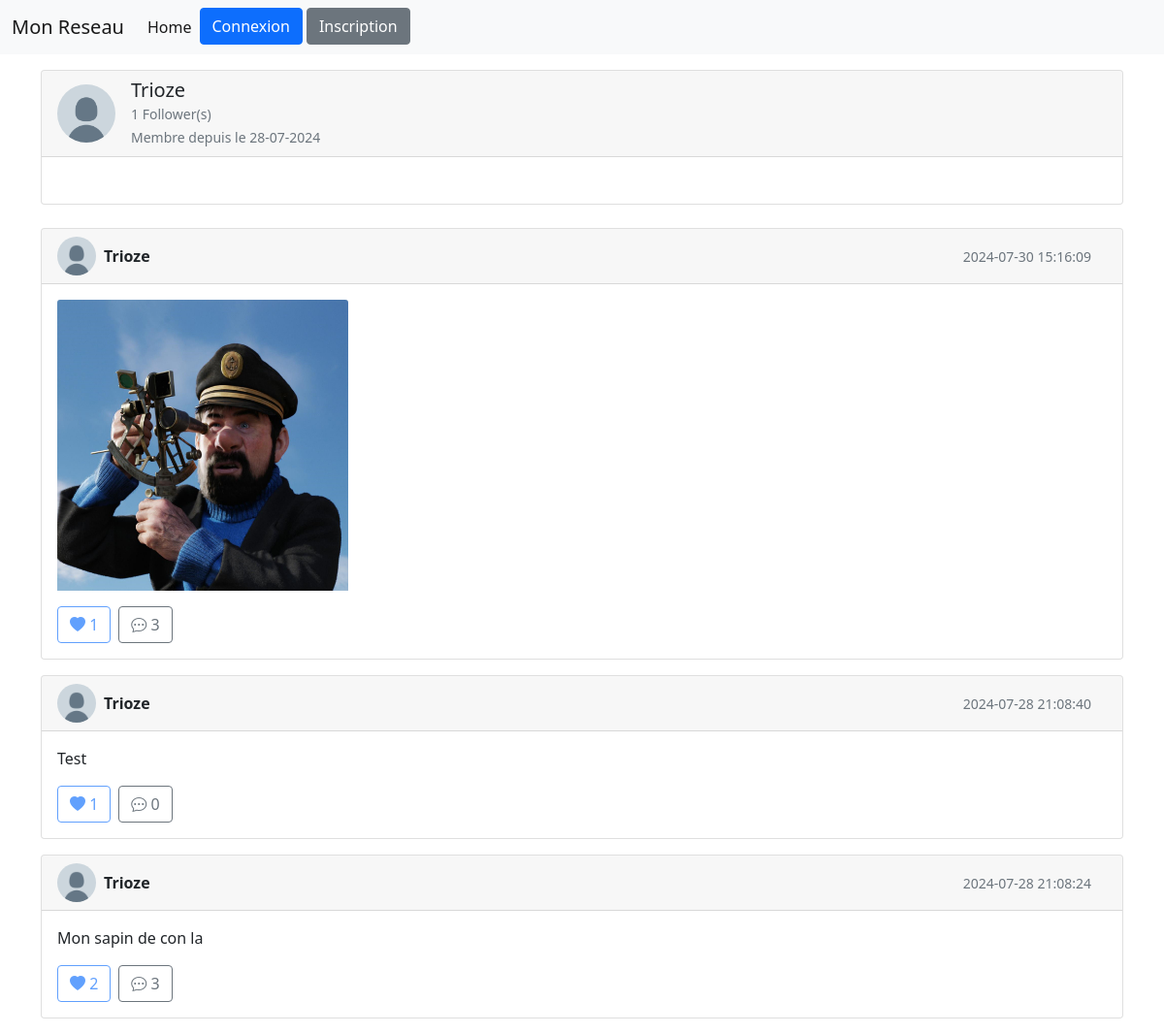
The page /profil.php?id=28 on the database its author committed.
### tables this page shows
CREATE TABLE IF NOT EXISTS `utilisateur` (
  `idUtilisateur` int NOT NULL AUTO_INCREMENT,
  `mailUtilisateur` varchar(50) NOT NULL,
  `mdpUtilisateur` varchar(50) NOT NULL,
  `prenomUtilisateur` varchar(50) NOT NULL,
  `cheminPdpUtilisateur` varchar(100) DEFAULT NULL,
  `creationUtilisateur` date NOT NULL,
  `pseudoUtilisateur` varchar(50) NOT NULL,
  `nomUtilisateur` varchar(50) NOT NULL,
  `descriptionUtilisateur` varchar(255) DEFAULT NULL,
  `ageUtilisateur` date NOT NULL,
  `dernierLoginUtilisateur` date NOT NULL,
  `nbFollower` int NOT NULL DEFAULT '0',
  PRIMARY KEY (`idUtilisateur`),
  UNIQUE KEY `mailUtilisateur` (`mailUtilisateur`),
  UNIQUE KEY `pseudoUtilisateur` (`pseudoUtilisateur`)
);

CREATE TABLE IF NOT EXISTS `post` (
  `idPost` int NOT NULL AUTO_INCREMENT,
  `dateCreationPost` datetime NOT NULL,
  `cheminImagePost` varchar(100) DEFAULT NULL,
  `descriptionPost` varchar(255) DEFAULT NULL,
  `nbLikePost` int NOT NULL,
  `is_enabled` tinyint(1) NOT NULL,
  `idUtilisateur` int NOT NULL,
  `nbCommentaires` int NOT NULL,
  PRIMARY KEY (`idPost`),
  UNIQUE KEY `cheminImagePost` (`cheminImagePost`),
  KEY `idUtilisateur` (`idUtilisateur`)
);

### profil.php (the view, shortened to what this page needs)
<?php
require_once(__DIR__ . '/php/code_php/databaseconnect.php');
$idUser = isset($_GET['id']) ? intval($_GET['id']) : null;
$userStatement = $mysqlClient->prepare('SELECT cheminPdpUtilisateur, creationUtilisateur, pseudoUtilisateur, descriptionUtilisateur,nbFollower FROM utilisateur WHERE idUtilisateur = :idUtilisateur;');
$userStatement->execute([
    'idUtilisateur' => $idUser,
]);
$utilisateur = $userStatement->fetch(PDO::FETCH_ASSOC);
$postStatement = $mysqlClient->prepare('SELECT * FROM post WHERE idUtilisateur = :idUtilisateur ORDER BY dateCreationPost DESC;');
$postStatement->execute([
    'idUtilisateur' => $idUser,
]);
$postsId = $postStatement->fetchAll(PDO::FETCH_ASSOC);
?>
<!DOCTYPE html>
<html lang="fr">
<head>
    <link href="https://cdn.jsdelivr.net/npm/bootstrap@5.0.2/dist/css/bootstrap.min.css" rel="stylesheet">
    <link href="https://cdn.jsdelivr.net/npm/bootstrap-icons/font/bootstrap-icons.css" rel="stylesheet">
</head>
<body>
    <?php require_once(__DIR__ . '/php/element_page/header.php'); ?>
    <div class="container">
        <div class="card mb-4">
            <div class="card-header d-flex align-items-center">
                <img src="<?= $utilisateur['cheminPdpUtilisateur']; ?>" alt="Profile Picture" class="rounded-circle me-3" style="width: 60px; height: 60px; object-fit: cover;">
                <div>
                    <h5 class="card-title mb-0"><?= $utilisateur['pseudoUtilisateur']; ?></h5>
                    <p class="mb-0 text-muted"><small><?= $utilisateur['nbFollower']; ?> Follower(s)</small></p>
                    <small class="text-muted">Membre depuis le <?= date("d-m-Y", strtotime($utilisateur['creationUtilisateur'])); ?></small>
                </div>
            </div>
            <div class="card-body">
            </div>
        </div>
        <?php foreach ($postsId as $post) {
            $isAfficher = false;
            if ( $post['is_enabled'] == 1 )
            {
                $isAfficher = true;
            }
            if ( $isAfficher)
            {
                $isEnabled = $post['is_enabled'] == 1 ? True : False;
                ?>
                <div class="card mb-3">
                    <div class="card-header d-flex align-items-center <?php echo $isEnabled == 0 ? 'bg-dark text-white' : '' ;?>">
                        <img src="<?= $utilisateur['cheminPdpUtilisateur']; ?>" alt="Profile Picture" class="rounded-circle me-2" style="width: 40px; height: 40px; object-fit: cover;">
                        <strong class="me-auto"><?= $utilisateur['pseudoUtilisateur']; ?></strong>
                        <small class="me-3 <?php echo $isEnabled == 0 ? 'text-white' : 'text-muted' ;?>"><?= $post['dateCreationPost']; ?></small>
                    </div>
                    <div class="card-body">
                        <?php if ($post['cheminImagePost'] != null) { ?>
                            <img src="<?= $post['cheminImagePost']; ?>" class="card-img-top img-fluid" style="max-height: 300px; width: auto;" alt="image_post">
                        <?php } ?>
                        <?php if ($post['descriptionPost'] != null) { ?>
                            <p class="card-text"><?= $post['descriptionPost']; ?></p>
                        <?php } ?>
                        <div class="d-flex justify-content-between align-items-center">
                            <div class="d-flex align-items-center">
                            <?php
                                if (isset($_SESSION['LOGGED_USER']))
                                { ?>
                                    <form method="POST" action="php/code_php/handlelike.php" class="me-2">
                                        <input type="hidden" name="post_id" value="<?= $post['idPost']; ?>">
                                        <button type="submit" name="action" value="<?= $likeAction; ?>" class="btn btn-outline-primary">
                                            <i class="bi <?= $likeClass; ?>"></i> <?= $post['nbLikePost']; ?>
                                        </button>
                                    </form>
                                <?php }
                                else
                                { ?>
                                    <button class="btn btn-outline-primary me-2" disabled>
                                        <i class="bi bi-heart-fill"></i> <?= $post['nbLikePost']; ?>
                                    </button>
                                <?php } ?>
                                <form method="POST" action="pagepost.php" class="me-2">
                                    <button type="submit" name="post_id" value="<?= $post['idPost']; ?>" class="btn btn-outline-secondary">
                                        <i class="bi bi-chat-dots"></i> <?= $post['nbCommentaires'];?>
                                    </button>
                                </form>
                            </div>
                        </div>
                    </div>
                </div>
            <?php
            }
        }
        ?>
    </div>
</body>
</html>

### rows shown on the page
utilisateur: cheminPdpUtilisateur (placeholder picture), pseudoUtilisateur "Trioze", nbFollower "1", creationUtilisateur "28-07-2024"
post: idUtilisateur.cheminPdpUtilisateur (placeholder picture), idUtilisateur.pseudoUtilisateur "Trioze", dateCreationPost "2024-07-30 15:16:09", cheminImagePost (picture), nbLikePost "1", $post['idPost'] 24 (drawn), nbCommentaires "3"
post: idUtilisateur.cheminPdpUtilisateur (placeholder picture), idUtilisateur.pseudoUtilisateur "Trioze", dateCreationPost "2024-07-28 21:08:40", descriptionPost "Test", nbLikePost "1", $post['idPost'] 20 (drawn), nbCommentaires "0"
post: idUtilisateur.cheminPdpUtilisateur (placeholder picture), idUtilisateur.pseudoUtilisateur "Trioze", dateCreationPost "2024-07-28 21:08:24", descriptionPost "Mon sapin de con la", nbLikePost "2", $post['idPost'] 19 (drawn), nbCommentaires "3"
